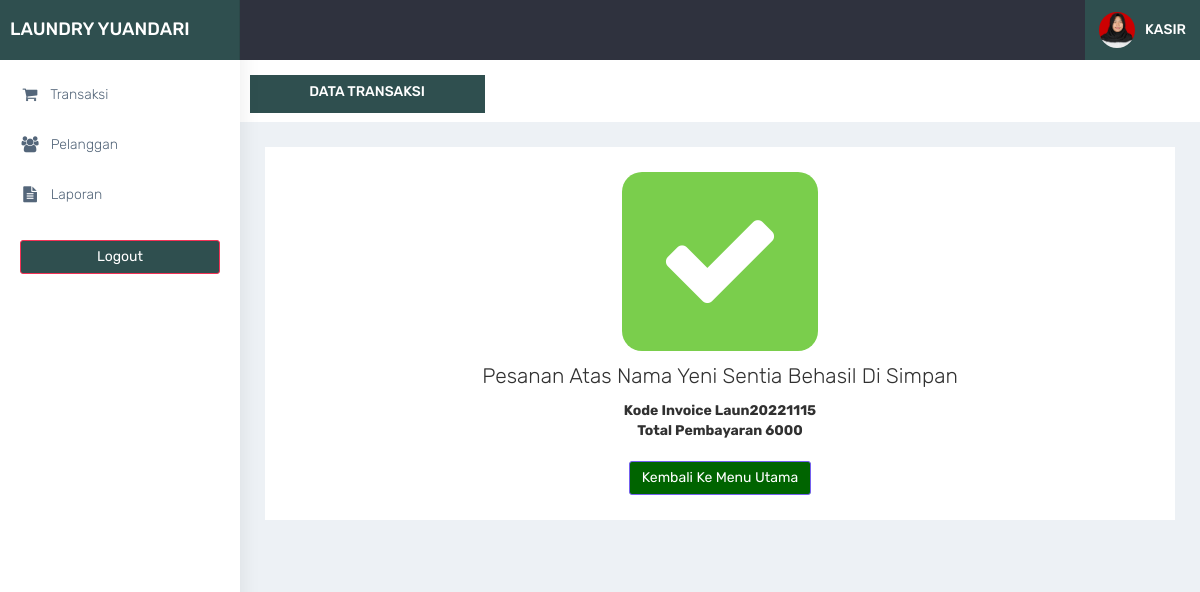
The page /kasir/transaksi_sukses.php?id=502 (signed in) on the database its author committed.
### tables this page shows
CREATE TABLE `member` (
  `id_member` int(11) NOT NULL,
  `nama_member` varchar(100) DEFAULT NULL,
  `alamat_member` text DEFAULT NULL,
  `jenis_kelamin` enum('L','P') DEFAULT NULL,
  `telp_member` varchar(15) DEFAULT NULL,
  `no_ktp` varchar(30) DEFAULT NULL
);

CREATE TABLE `transaksi` (
  `id_transaksi` int(11) NOT NULL,
  `outlet_id` int(11) DEFAULT NULL,
  `kode_invoice` varchar(100) DEFAULT NULL,
  `member_id` int(11) DEFAULT NULL,
  `tgl` datetime DEFAULT NULL,
  `batas_waktu` datetime DEFAULT NULL,
  `tgl_pembayaran` datetime DEFAULT NULL,
  `biaya_tambahan` int(11) DEFAULT NULL,
  `diskon` double DEFAULT NULL,
  `pajak` int(11) DEFAULT NULL,
  `status` enum('baru','proses','selesai','diambil') DEFAULT NULL,
  `status_bayar` enum('dibayar','belum') DEFAULT NULL,
  `user_id` int(11) DEFAULT NULL
);

CREATE TABLE `detail_transaksi` (
  `id_detail` int(11) NOT NULL,
  `transaksi_id` int(11) DEFAULT NULL,
  `paket_id` int(11) DEFAULT NULL,
  `qty` double DEFAULT NULL,
  `total_harga` double DEFAULT NULL,
  `keterangan` text DEFAULT NULL,
  `total_bayar` int(11) DEFAULT NULL
);

### kasir/functions.php (called while the page is built, shortened)
<?php
function ambilsatubaris($conn,$query){
    $db = mysqli_query($conn,$query);
    return mysqli_fetch_assoc($db);
}
?>

### kasir/transaksi_sukses.php (the view, shortened to what this page needs)
<?php
$title = 'transaksi';
require 'functions.php';
require 'layout_header.php';
$query = 'SELECT transaksi.*,member.nama_member , detail_transaksi.total_harga FROM transaksi INNER JOIN member ON member.id_member = transaksi.member_id INNER JOIN detail_transaksi ON detail_transaksi.transaksi_id = transaksi.id_transaksi WHERE transaksi.id_transaksi = ' . $_GET['id'];
$data = ambilsatubaris($conn,$query);
?>
<div class="container-fluid">
    <div class="row bg-title">
        <div class="col-lg-3 col-md-4 col-sm-4 col-xs-12" style="background-color:darkslategray;">
            <h4 class="page-title" align="center" style="color:white;">Data <?= $title ?></h4>
        </div>
    </div>
    <div class="row">
        <div class="col-md-12 col-lg-12 col-sm-12 col-xs-12">
            <div class="white-box">
                <div class="row">
                    <div class="col-md-4"></div>
                    <div class="col-md-4 text-center" style="padding-left: 50px;padding-right: 50px;">
                        <div class="bg-success" style="font-size: 125px;border-radius: 20px">
                            <i class="fa fa-check fa-10x text-white"></i>
                        </div>
                    </div>
                    <div class="col-md-4"></div>
                </div>
                <div class="row">
                    <div class="col-md-12 text-center">
                        <h3>Pesanan Atas Nama <?= $data['nama_member'] ?> Behasil Di Simpan</h3>
                        <strong>Kode Invoice <?= $data['kode_invoice'] ?></strong><br>
                        <strong>Total Pembayaran <?= $data['total_harga'] ?></strong><br><br>
                        <a style="background-color:darkgreen" href="transaksi.php" class="btn btn-primary">Kembali Ke Menu Utama</a>
                    </div>
                </div>
            </div>
        </div>
    </div>
</div>
<?php
require'layout_footer.php';

### assets/css/colors/default.css (style rules this page uses)
body { background: #fff; }

### rows shown on the page
member: nama_member "Yeni Sentia"
transaksi: kode_invoice "Laun20221115"
detail_transaksi: total_harga "6000"

### other values the page prints
$title "TRANSAKSI"
